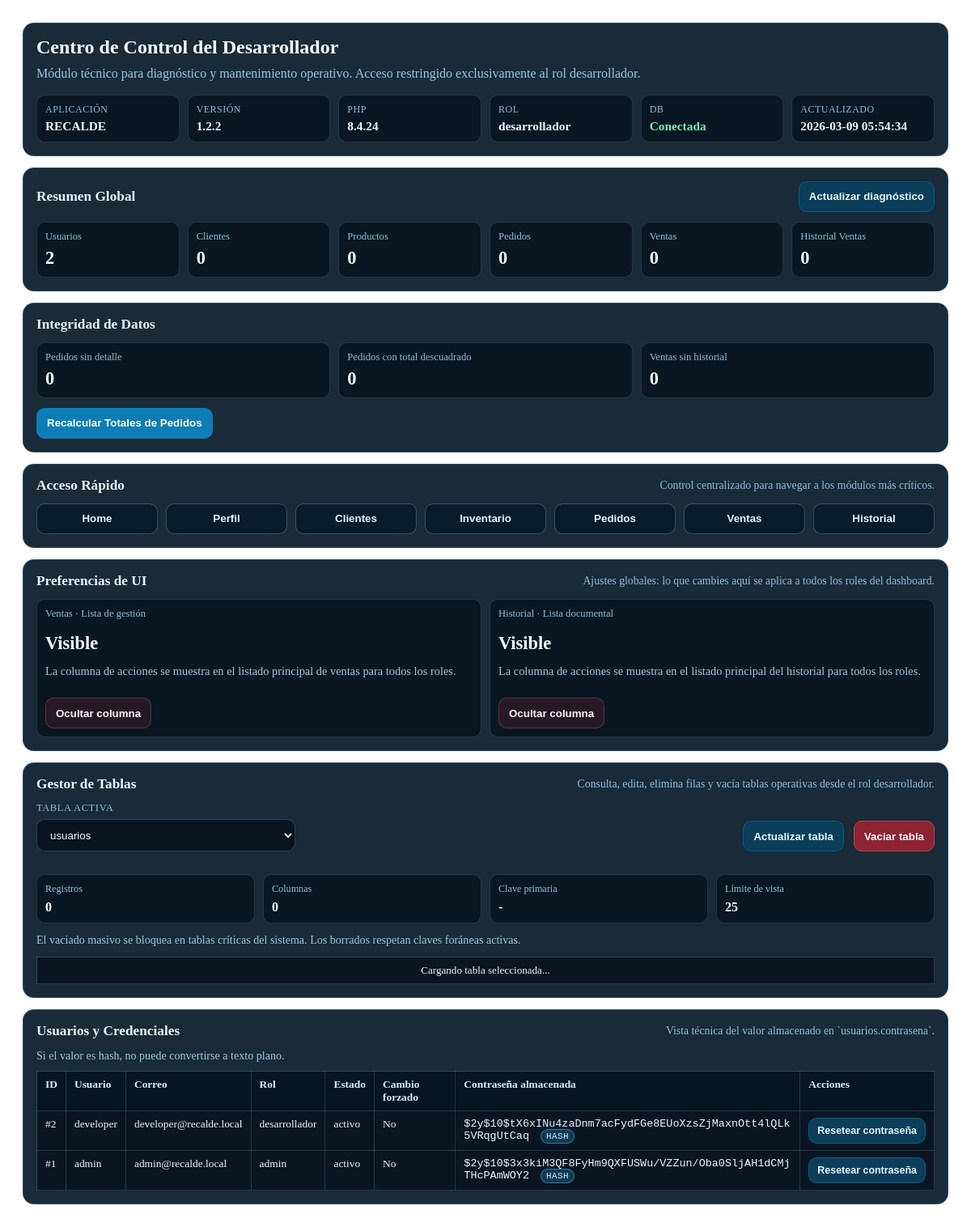
The app's page /?route=developer (signed in) with its own data.
### tables this page shows
CREATE TABLE IF NOT EXISTS usuarios (
    id INT UNSIGNED AUTO_INCREMENT PRIMARY KEY,
    id_rol INT UNSIGNED NOT NULL,
    usuario VARCHAR(50) NOT NULL UNIQUE,
    correo VARCHAR(120) NOT NULL UNIQUE,
    contrasena VARCHAR(255) NOT NULL,
    debe_cambiar_contrasena TINYINT(1) NOT NULL DEFAULT 0,
    estado VARCHAR(20) NOT NULL DEFAULT 'activo',
    fecha_registro TIMESTAMP NOT NULL DEFAULT CURRENT_TIMESTAMP,
    CONSTRAINT fk_usuarios_roles
        FOREIGN KEY (id_rol) REFERENCES roles (id)
        ON UPDATE CASCADE
        ON DELETE RESTRICT
);

CREATE TABLE IF NOT EXISTS roles (
    id INT UNSIGNED AUTO_INCREMENT PRIMARY KEY,
    rol VARCHAR(40) NOT NULL UNIQUE
);

### src/views/dashboard/developer/index.php (the view, shortened to what the rows shown need)
<?php
$usuariosCredenciales = $usuariosCredenciales ?? [];
?>
<link rel="stylesheet" href="<?= htmlspecialchars((defined('BASE_URL') ? BASE_URL : ''), ENT_QUOTES, 'UTF-8') ?>/public/css/developer.css">
<div class="developer-page" data-developer-panel="1">
    <section class="developer-hero">
        <div>
            <h1>Centro de Control del Desarrollador</h1>
        </div>
    </section>
    <section class="developer-section">
        <div class="developer-section-head">
            <h2>Resumen Global</h2>
        </div>
    </section>
    <section class="developer-section">
        <div class="developer-section-head">
            <h2>Integridad de Datos</h2>
        </div>
    </section>
    <section class="developer-section">
        <div class="developer-section-head">
            <h2>Acceso Rápido</h2>
        </div>
    </section>
    <section class="developer-section">
        <div class="developer-section-head">
            <h2>Preferencias de UI</h2>
        </div>
    </section>
    <section class="developer-section">
        <div class="developer-section-head">
            <h2>Gestor de Tablas</h2>
        </div>
    </section>
    <section class="developer-section">
        <div class="developer-section-head">
            <h2>Usuarios y Credenciales</h2>
        </div>
        <div class="developer-table-wrap">
            <table class="developer-credentials-table">
                <thead>
                    <tr>
                        <th>ID</th>
                        <th>Usuario</th>
                        <th>Correo</th>
                        <th>Rol</th>
                        <th>Estado</th>
                        <th>Cambio forzado</th>
                        <th>Contraseña almacenada</th>
                        <th>Acciones</th>
                    </tr>
                </thead>
                <tbody id="developer-users-body">
                    <?php if (!empty($usuariosCredenciales)): ?>
                        <?php foreach ($usuariosCredenciales as $item): ?>
                            <tr>
                                <td data-label="ID">#<?= (int) ($item['id'] ?? 0) ?></td>
                                <td data-label="Usuario"><?= htmlspecialchars((string) ($item['usuario'] ?? '-'), ENT_QUOTES, 'UTF-8') ?></td>
                                <td data-label="Correo"><?= htmlspecialchars((string) ($item['correo'] ?? '-'), ENT_QUOTES, 'UTF-8') ?></td>
                                <td data-label="Rol"><?= htmlspecialchars((string) ($item['nombre_rol'] ?? '-'), ENT_QUOTES, 'UTF-8') ?></td>
                                <td data-label="Estado"><?= htmlspecialchars((string) ($item['estado'] ?? '-'), ENT_QUOTES, 'UTF-8') ?></td>
                                <td data-label="Cambio forzado"><?= !empty($item['debe_cambiar_contrasena']) ? 'Sí' : 'No' ?></td>
                                <td class="mono" data-label="Contraseña almacenada">
                                    <?= htmlspecialchars((string) ($item['contrasena'] ?? ''), ENT_QUOTES, 'UTF-8') ?>
                                    <?php if (!empty($item['password_is_hash'])): ?>
                                        <small class="developer-hash-label">hash</small>
                                    <?php endif; ?>
                                </td>
                                <td data-label="Acciones">
                                    <button
                                        class="btn dev-btn secondary developer-reset-btn"
                                        type="button"
                                        data-action="developer-reset-password-user"
                                        data-user-id="<?= (int) ($item['id'] ?? 0) ?>"
                                        data-username="<?= htmlspecialchars((string) ($item['usuario'] ?? ''), ENT_QUOTES, 'UTF-8') ?>"
                                    >
                                        Resetear contraseña
                                    </button>
                                </td>
                            </tr>
                        <?php endforeach; ?>
                    <?php else: ?>
                        <tr>
                            <td colspan="8" style="text-align:center;">No hay usuarios para mostrar.</td>
                        </tr>
                    <?php endif; ?>
                </tbody>
            </table>
        </div>
    </section>
</div>

### records on screen
usuarios: id "2", usuario "developer", correo "developer@recalde.local", id_rol.rol "desarrollador", estado "activo", debe_cambiar_contrasena "No", contrasena "$2y$10$tX6xINu4zaDnm7acFydFGe8EUoXzsZjMaxnOtt4lQLk5VRqgUtCaq"

### other values on screen
$info['appName'] "RECALDE"
$info['appVersion'] "1.2.2"
$info['phpVersion'] "8.4.24"
$rolActual "desarrollador"
$dbStatusText "Conectada"
$info['generatedAt'] "2026-03-09 05:54:34"
$resumen['usuarios'] "2"
$resumen['clientes'] "0"
$resumen['productos'] "0"
$resumen['pedidos'] "0"
$resumen['ventas'] "0"
$resumen['historial'] "0"
$integridad['pedidosSinDetalle'] "0"
$integridad['pedidosTotalesDescuadrados'] "0"
$integridad['ventasSinHistorial'] "0"
